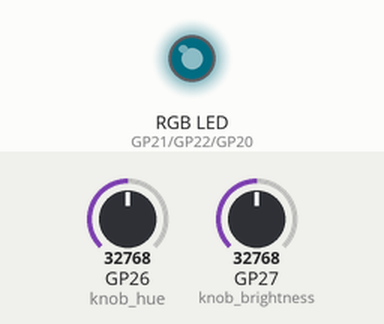
Recording of a program running on a simulated Raspberry Pi Pico running MicroPython. On the bench: an RGB LED mixed from three pins (HIGH = lit). Inputs (shaded band) come from the test bench; at power-on: GP26 (knob_hue) = 32768, GP27 (knob_brightness) = 32768 (analog values on the 0–65535 scale). Dim RGB values are drawn brighter than linear; what the program prints to the serial console is not drawn.

Above: at 1.2 s.
1.3 s: GP26 (knob_hue) set to 45874
At 2.4 s:
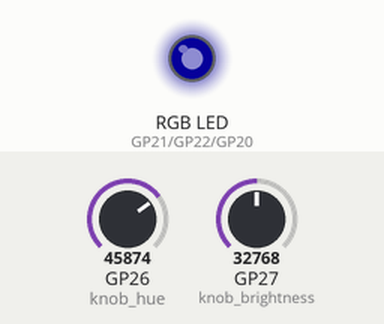
2.8 s: GP27 (knob_brightness) set to 45874
At 3.5 s:
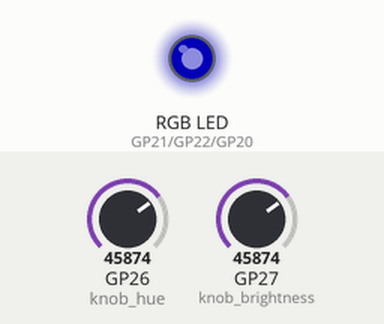
4.3 s: GP26 (knob_hue) set to 65535
At 4.6 s:
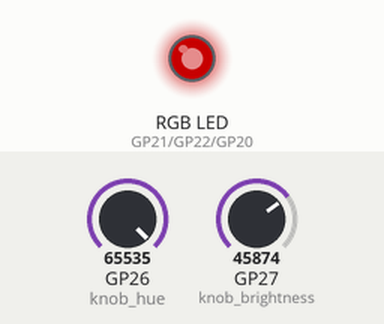
5.8 s: GP27 (knob_brightness) set to 57670
At 7.0 s:
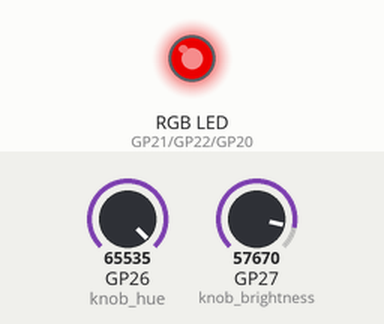
7.3 s: GP27 (knob_brightness) set to 65535
At 8.1 s:
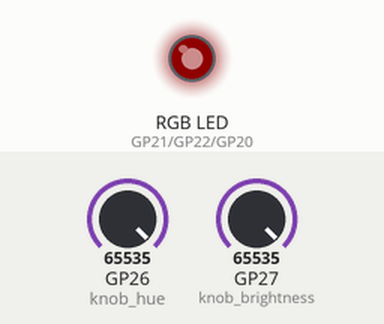
8.8 s: GP26 (knob_hue) set to 57670
At 9.3 s:
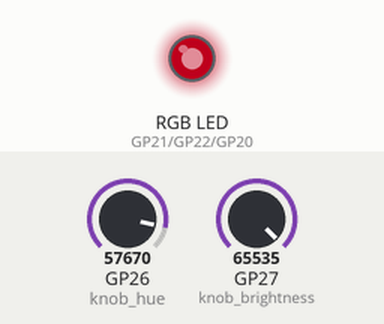
Timing chart, 0 to 11.3 s (numbered marks = the images above; inputs shaded):
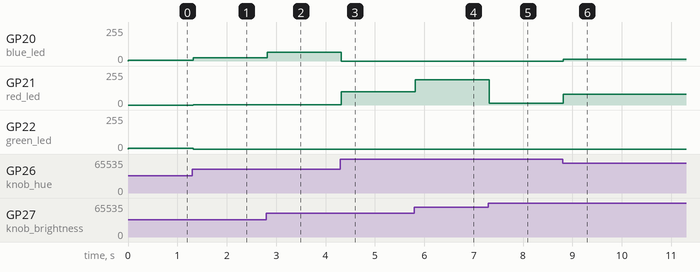

Measured:
- after the input at 1.3 s, GP20 (blue_led): 6/255 → 26/255 at once; GP21 (red_led): 0/255 → 1/255 at once; GP22 (green_led): 5/255 → 0/255 at once
- after the input at 2.8 s, GP20 (blue_led): 26/255 → 66/255 at once
- after the input at 4.3 s, GP20 (blue_led): 66/255 → 0/255 at once; GP21 (red_led): 1/255 → 99/255 at once
- after the input at 5.8 s, GP21 (red_led): 99/255 → 188/255 at once
- after the input at 7.3 s, GP21 (red_led): 188/255 → 15/255 at once
- after the input at 8.8 s, GP20 (blue_led): 0/255 → 12/255 at once; GP21 (red_led): 15/255 → 80/255 at once

The program:

Rainbow_Hue.py
```python
# ==========================================================
# MASTERY PROJECT 1: THE RAINBOW HUE WHEEL
# Goal: Use Knob 1 to slide through the entire color spectrum
# and Knob 2 to control the overall brightness.
#
# ENGINEERING INSIGHT:
# This project explores "Data Normalization & Mapping."
# We are taking a simple 1D input (the knob) and using it
# to traverse a 3D coordinate system (Red, Green, Blue).
# This is how complex controls, like 3D printer heads or
# robotic arms, are driven by simple user inputs.
# ==========================================================

from machine import Pin, PWM, ADC
from time import sleep

# ----------------------------------------------------------
# 1. HARDWARE SETUP
# ----------------------------------------------------------
red_led   = PWM(Pin(21), freq=1000)
green_led = PWM(Pin(22), freq=1000)
blue_led  = PWM(Pin(20), freq=1000)

knob_hue        = ADC(Pin(26)) # Controls the Color
knob_brightness = ADC(Pin(27)) # Controls the Intensity

gamma = 2.8

# ----------------------------------------------------------
# 2. COLOR TRANSFORM LOGIC
# ----------------------------------------------------------

def get_hue_color(hue_percent):
    """
    Translates a 0-100 percentage into a specific RGB mix.
    This mimics a 'Color Wheel' rotation.
    """
    if hue_percent < 33: # Red to Green phase
        r = 100 - (hue_percent * 3)
        g = hue_percent * 3
        b = 0
    elif hue_percent < 66: # Green to Blue phase
        r = 0
        g = 100 - ((hue_percent - 33) * 3)
        b = (hue_percent - 33) * 3
    else: # Blue back to Red phase
        r = (hue_percent - 66) * 3
        g = 0
        b = 100 - ((hue_percent - 66) * 3)

    return r, g, b

def set_master_color(r_p, g_p, b_p, brightness_p):
    """Applies gamma correction and brightness scaling to the LEDs."""
    master_scale = (brightness_p / 100)

    # We use max(0, ...) to prevent tiny floating-point errors (like -0.0000001)
    # from turning into complex numbers during the power calculation.
    r_duty = int((max(0, (r_p * master_scale) / 100) ** gamma) * 65535)
    g_duty = int((max(0, (g_p * master_scale) / 100) ** gamma) * 65535)
    b_duty = int((max(0, (b_p * master_scale) / 100) ** gamma) * 65535)

    red_led.duty_u16(r_duty)
    green_led.duty_u16(g_duty)
    blue_led.duty_u16(b_duty)

# ----------------------------------------------------------
# 3. THE RAINBOW LOOP
# ----------------------------------------------------------
print("SYSTEM: Rainbow Hue Wheel Active.")

try:
    while True:
        # STEP A: Read Inputs
        hue_raw = knob_hue.read_u16()
        br_raw  = knob_brightness.read_u16()

        # STEP B: Normalize to 0-100% for easier logic
        hue_p = (hue_raw / 65535) * 100
        br_p  = (br_raw / 65535) * 100

        # STEP C: Calculate the Color Mix
        r, g, b = get_hue_color(hue_p)

        # STEP D: Apply the result
        set_master_color(r, g, b, br_p)

        sleep(0.02) # Fast update for smooth "liquify" effect

except KeyboardInterrupt:
    set_master_color(0, 0, 0, 0)
    print("\nRainbow System Disengaged.")
```
